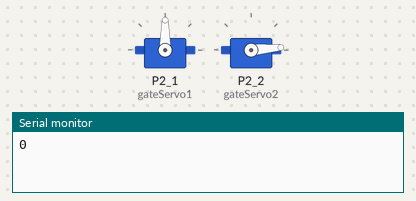
The sketch below on a simulated TI MSP430 LaunchPad. Shown: 2 × servo, the last lines printed to the serial monitor. No radio packets arrive unless stated.

Above: at 0.1 s.
At 1.1 s:
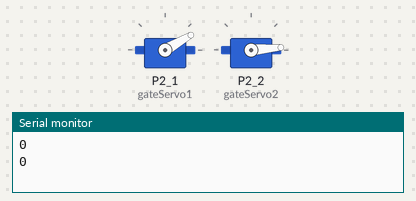
Timing chart, 0 to 2.6 s (numbered marks = the images above):
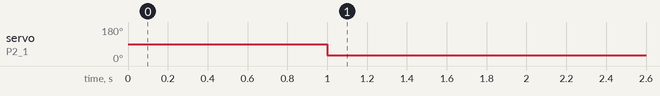

Measured:
- by itself, servo on P2_1 (gateServo1): 90° → 30° at 1.0 s

The sketch:

OnContainer.ino
```cpp
#include "VirtualWire.h"
#include "Receiver.h"
#include "ServoTimer2.h"

ServoTimer2 gateServo1;
ServoTimer2 gateServo2;
bool doorState;

void setup() {
  // put your setup code here, to run once:
  SetupReceiver(8);
  gateServo1.attach(9);
  gateServo2.attach(10);
  //Serial.begin(9600);//
}

void loop() {
  // put your main code here, to run repeatedly:
  unsigned int reading = ReceiveMsg();

  if (reading == 100)
  {
    doorState = 0;
  }
  else if (reading == 101)
  {
    doorState = 1;
  }
  Serial.println(doorState);

  //Serial.println(doorState);

  if (doorState == 1)
  {
    gateServo1.write(120);
    gateServo2.write(110);
  }
  else
  {
    gateServo2.write(5);
    delay(1000);
    gateServo1.write(30);
  }
}
```

Receiver.h
```cpp
void SetupReceiver(int pin)
{
	vw_set_rx_pin(pin);

    /* Receive at 2000 bits per second */
    vw_setup(2000);

    /* Enable the receiver */
    vw_rx_start();
}

unsigned int ReceiveMsg()
{
	uint8_t Buffer_Size = 2;

	/* Holds the recived data */
	unsigned int Data;

	/* The receive buffer */
	uint8_t RxBuffer[Buffer_Size];

	/* Has a message been received? */
	if (vw_get_message(RxBuffer, &Buffer_Size)) // Non-blocking
	{
		/* If so, then turn on the LED connected to DIO 13
           to indicate this */

        /* Store the received high and low byte data */
		Data = RxBuffer[0] << 8 | RxBuffer[1];
	}
	return Data;

}
```
